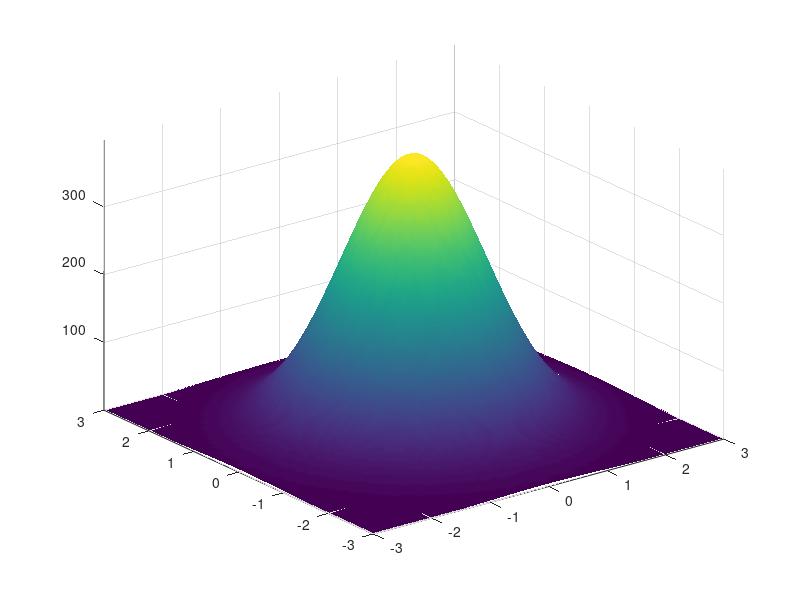

The MATLAB script that drew this image:
N = 3.0;
x=linspace(-N, N);
y=x;
[X,Y]=meshgrid(x,y);
z=(1000/sqrt(2*pi).*exp(-(X.^2/2)-(Y.^2/2)));
surf(X,Y,z);
shading interp
axis tight